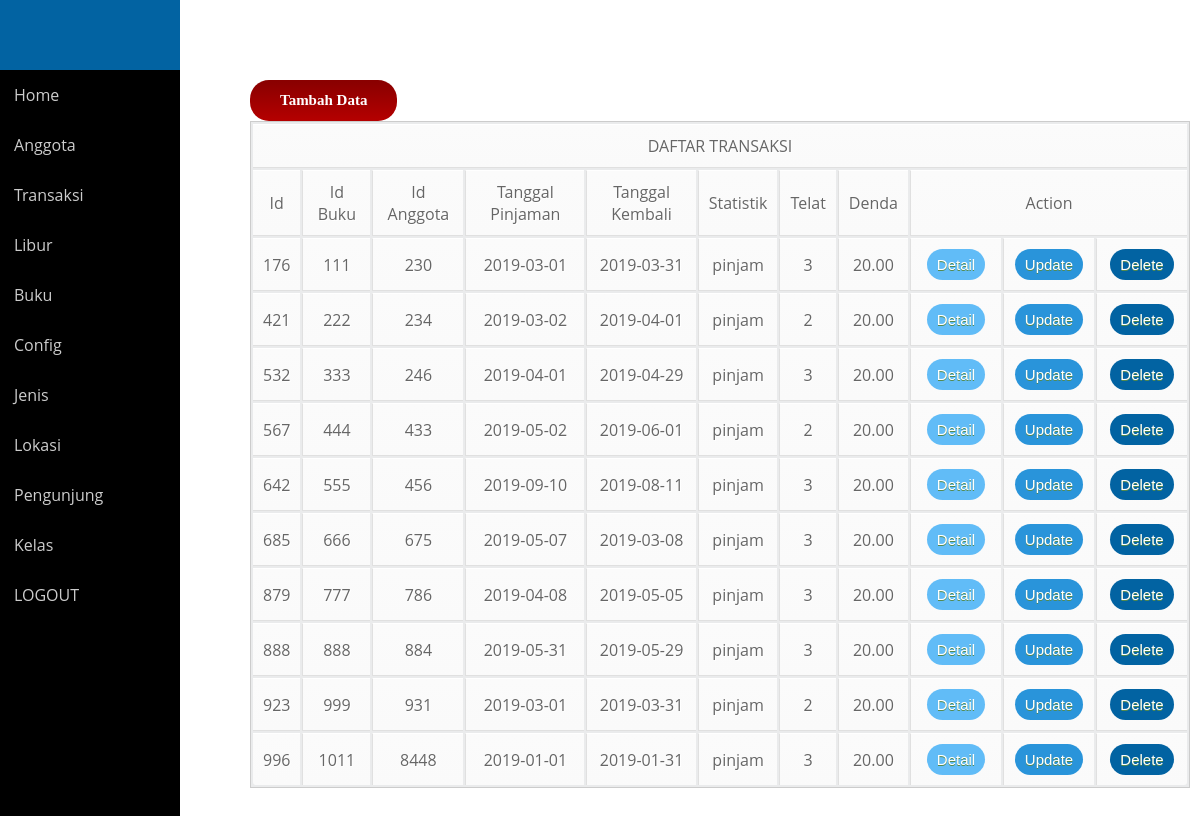
Before: /perpus/Transaksi.php (signed in) with the older database file.
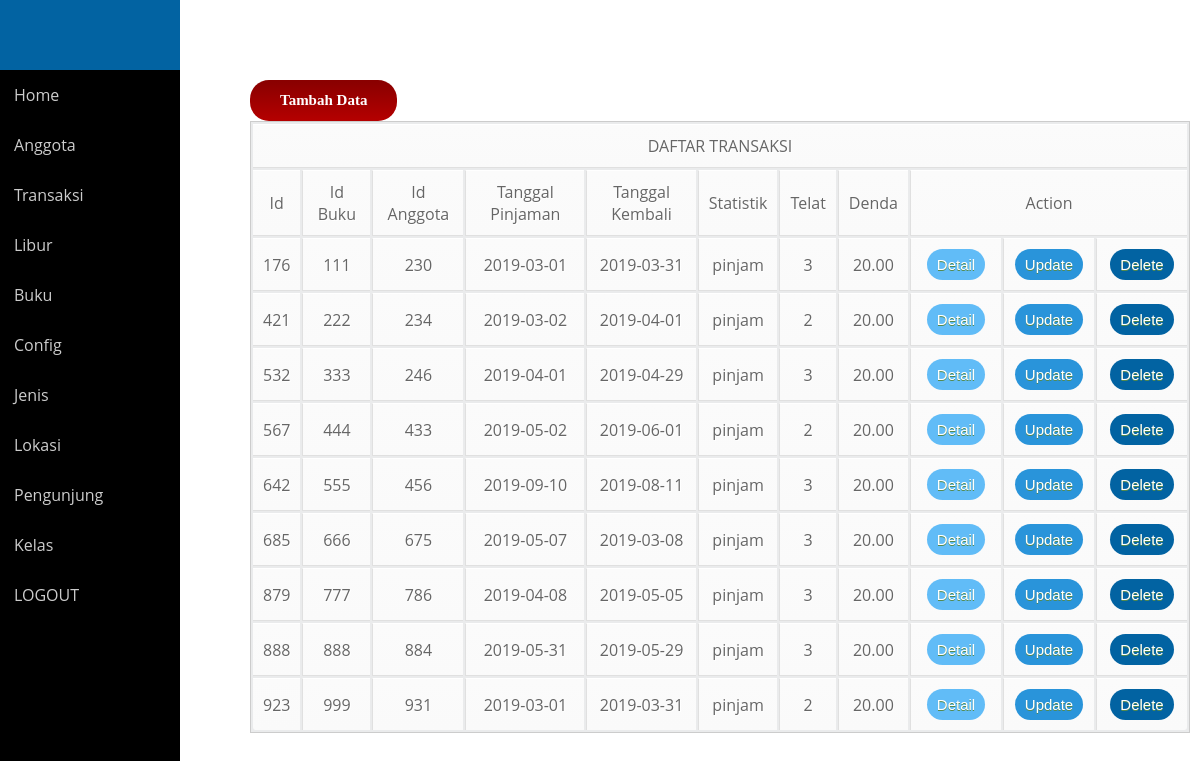
After: the same page with the newer database file.
### tables this page shows
CREATE TABLE IF NOT EXISTS `transaksi` (
`id` int(6) NOT NULL,
  `id_buku` int(6) NOT NULL,
  `id_anggota` int(6) NOT NULL,
  `tgl_pinjaman` date NOT NULL,
  `tgl_kembali` date NOT NULL,
  `stat` varchar(50) NOT NULL,
  `telat` int(2) NOT NULL,
  `denda` decimal(10,2) NOT NULL
);

### perpus/Transaksi.php (the view, shortened to what this page needs)
<!DOCTYPE html>
<html>
  <head>
    <link rel="stylesheet" type="text/css" href="style2.css">
  </head>
<body>
  <nav>
  </nav>
            <div class="sidebar">
                <ul class="nav side-menu">
 <li><a href="index.php">Home</a></li>
      <li><a href="anggota.php">Anggota</a></li>
      <li><a href="Transaksi.php">Transaksi</a></li>
      <li><a href="libur.php">Libur</a></li>
      <li><a href="buku.php">Buku</a></li>
      <li><a href="config.php">Config</a></li>
      <li><a href="jenis.php">Jenis</a></li>
      <li><a href="lokasi.php">Lokasi</a></li>
      <li><a href="pengunjung.php">Pengunjung</a></li>
      <li><a href="kelas.php">Kelas</a></li>
       <li><a href="logout.php">LOGOUT</a></li>
    </ul>
  </div>
             <div class="right_col" role="main">
    <div class="isimain">
      <a href="tambah_transaksi.php" class="tdata">Tambah Data</a>
      <?php
        $link = koneksi_db();
        $sql = "SELECT * FROM transaksi";
        $res = mysqli_query($link,$sql);
        $banyakrecord = mysqli_num_rows($res);
        if($banyakrecord > 0){
          ?>
            <table class="tb1">
              <tr>
                <td colspan="15">
                  DAFTAR TRANSAKSI
                </td>
              </tr>
              <tr>
                <td>Id</td>
                <td>Id Buku</td>
                <td>Id Anggota</td>
                <td>Tanggal Pinjaman</td>
                <td>Tanggal Kembali</td>
                <td>Statistik</td>
                <td>Telat</td>
                <td>Denda</td>
                <td colspan="7">Action</td>
              </tr>
              <?php
              while($data=mysqli_fetch_array($res)){
              ?>
              <tr>
               <td>
                  <?php echo $data['id'];?>
                </td>
                <td>
                  <?php echo $data['id_buku'];?>
                </td>
                <td>
                  <?php echo $data['id_anggota'];?>
                </td>
                <td>
                  <?php echo $data['tgl_pinjaman'];?>
                </td>
                <td>
                  <?php echo $data['tgl_kembali'];?>
                </td>
                <td>
                  <?php echo $data['stat'];?>
                </td>
                <td>
                  <?php echo $data['telat'];?>
                </td>
                <td>
                  <?php echo $data['denda'];?>
                </td>
                <td width="70px">
                  <a href="detail_transaksi.php?id=<?=$data["id"]?>" class="myButton">Detail</a>
                </td>
                <td width="70px">
                   <a href="update_transaksi.php?id=<?=$data["id"]?>" class="update">Update</a>
                </td>
                <td width="70px">
                    <a href="delete_transaksi.php?id=<?=$data["id"]?>" onclick="return confirm('Apakah anda yakin ingin menghapus data ini?')" class="delete">Delete</a>
                </td>
              </tr>
              <?php
            }
            ?>
          </table>
          <?php
        }
          ?>
      </div>
    </div>
  </body>
</html>

### perpus/style2.css (style rules this page uses)
body { font-family: 'Open Sans', sans-serif; }
* { margin: 0; padding: 0; font-family: 'Open Sans', sans-serif; }
nav { width: 15%; height: 70px; background: #0263a2; position: fixed; z-index: 999; }
a { text-decoration: none; }
.sidebar { width: 15%; background: #000; position: fixed; height: 500%; padding-top: 70px; overflow: hidden; float: left; }
.sidebar ul li { list-style: none; }
.sidebar ul li a { padding: 14px; width: 50%; color: #ccc; display: block; transition: 0.4s; }
.isimain { padding: 80px 10px 30px 250px; }
.myButton { background-color:#61bcf7; -moz-border-radius:8px; -webkit-border-radius:28px; border-radius:28px; border:0px solid #000000; display:inline-block; cursor:pointer; color:#ffffff; font-family:Arial; font-size:15px; padding:7px 10px; text-decoration:none; text-shadow:0px 1px 0px #558a4d; }
.update { background-color: #2994da; -moz-border-radius:8px; -webkit-border-radius:28px; border-radius:28px; border:0px solid #000000; display:inline-block; cursor:pointer; color:white; font-family:Arial; font-size:15px; padding:7px 10px; text-decoration:none; text-shadow:0px 1px 0px #558a4d; }
.delete { background-color: #0263a2; -moz-border-radius:8px; -webkit-border-radius:28px; border-radius:28px; border:0px solid #000000; display:inline-block; cursor:pointer; color:#ffffff; font-family:Arial; font-size:15px; padding:7px 10px; text-decoration:none; text-shadow:0px 1px 0px #558a4d; }
.tdata { background:-webkit-gradient(linear, left top, left bottom, color-stop(0.05, #8a0000), color-stop(1, #b50000)); background:-moz-linear-gradient(top, #8a0000 5%, #b50000 100%); background:-webkit-linear-gradient(top, #8a0000 5%, #b50000 100%); background:-o-linear-gradient(top, #8a0000 5%, #b50000 100%); background:-ms-linear-gradient(top, #8a0000 5%, #b50000 100%); background:linear-gradient(to bottom, #8a0000 5%, #b50000 100%); filter:progid:DXImageTransform.Microsoft.gradient(startColorstr='#8a0000', endColorstr='#b50000',GradientType=0); background-color:#8a0000; -moz-border-radius:19px; -webkit-border-radius:19px; border-radius:19px; display:inline-block; cursor:pointer; color:#ffffff; font-family:Trebuchet MS; font-size:15px; font-weight:bold; padding:12px 30px; text-decoration:none; }
.tb1 { font-family: Arial, Helvetica, sans-serif; color: #666; text-shadow: 1px 1px 0px #fff; background: #eaebec; border : #ccc 1px solid; text-align: center; width: 100%; }
.tb1 tr { text-align: center; padding-left: 10px; }
.tb1 td:first-child { text-align: center; padding-left: 10px; border-left: 0; }
.tb1 td { padding: 10px; border-top: 1px solid #ffffff; border-bottom: 1px solid #e0e0e0; border-left: 1px solid #e0e0e0; background: #fafafa; background: -webkit-gradient(linear, left top, left bottom, from(#fbfbfb), to(#fafafa)); background: -moz-linear-gradient(top, #fbfbfb, #fafafa); }
.tb1 tr:last-child td { border-bottom: 0; }
.tb1 tr:last-child td:first-child { -moz-border-radius-bottomleft: 3px; -webkit-border-bottom-left-radius: 3px; border-bottom-left-radius: 3px; }
.tb1 tr:last-child td:last-child { -moz-border-radius-bottomright: 3px; -webkit-border-bottom-right-radius: 3px; border-bottom-right-radius: 3px; }

Changed rows visible on the page:
removed transaksi: id "996", id_buku "1011", id_anggota "8448", tgl_pinjaman "2019-01-01", tgl_kembali "2019-01-31", stat "pinjam", telat "3", denda "20.00"
